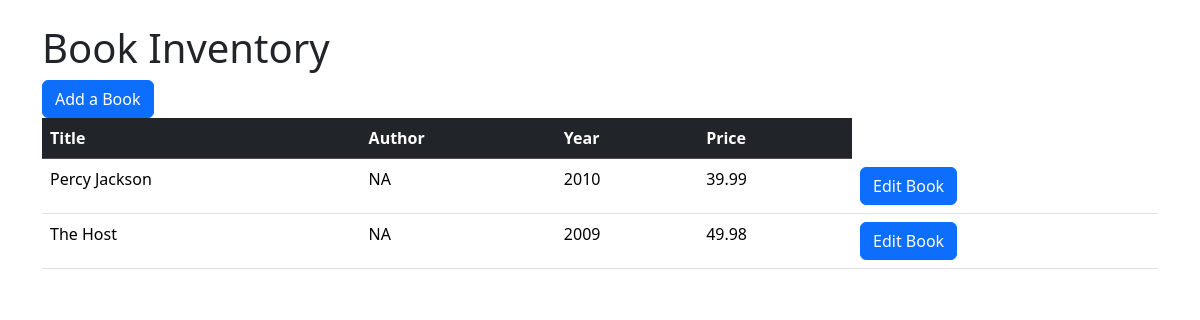
The app's page /inventory/, older data.
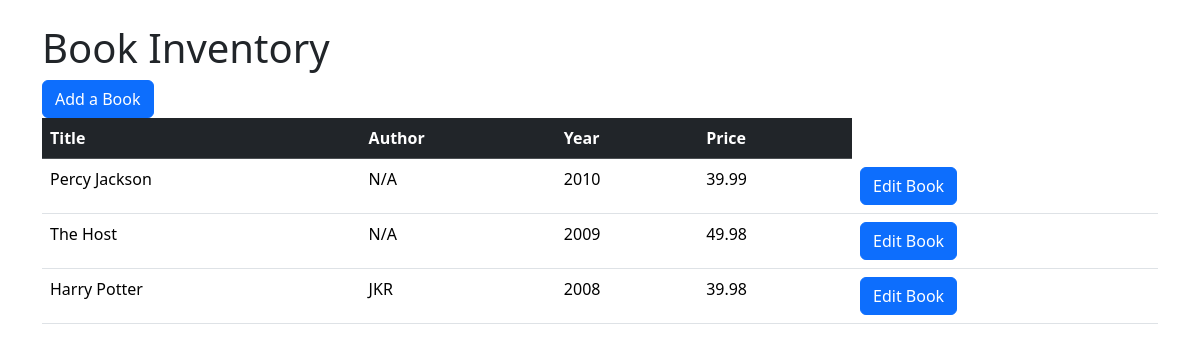
The same page, newer data.
### inventory/models.py (models this page shows, shortened)
class Book(models.Model):
    title = models.CharField(max_length=100)
    author = models.CharField(max_length=100)
    year = models.PositiveIntegerField()
    price = models.DecimalField(max_digits=6, decimal_places=2)

### inventory/views.py (the view)
# urls.py: path('inventory/', views.inventory_pages, name='inventory_page'),
def inventory_pages(request):
    book_list = Book.objects.all()
    return render(request, 'inventory/inventory.html', {'books_list':book_list})

### templates/inventory/inventory.html (shortened to what this page needs)
{% extends "base.html" %}
{% load static %}
{% block content %}
<div class="container mt-4">
    <h1>Book Inventory</h1>
    <a href="{% url 'add_book' %}" class="btn btn-primary">Add a Book</a>
    <table class="table">
        <thead class="table-dark">
            <tr>
                <th scope="col">Title</th>
                <th scope="col">Author</th>
                <th scope="col">Year</th>
                <th scope="col">Price</th>
            </tr>
        </thead>
        <tbody>
            {% for book in books_list %}
            <tr>
                <td>{{book.title}}</td>
                <td>{{book.author}}</td>
                <td>{{book.year}}</td>
                <td>{{book.price}}</td>
                <td>
                    <a href="{% url 'edit_book' book.id %}" class="btn btn-primary">Edit Book</a>
                </td>
            </tr>
            {% endfor %}
        </tbody>
    </table>
</div>
{% endblock content %}

### templates/base.html (shortened to what this page needs)
{% load static %}
<!DOCTYPE html>
<html lang="en">
<head>
    <link href="https://cdn.jsdelivr.net/npm/bootstrap@5.3.7/dist/css/bootstrap.min.css" rel="stylesheet"
>
</head>
<body>
    <main>
        {% block content %}
        {% endblock content %}
    </main>
</body>
</html>

Row changes from the older to the newer data that the page shows:
changed Book "Percy Jackson": author "NA" → "N/A"
changed Book "The Host": author "NA" → "N/A"
added Book: title "Harry Potter", author "JKR", year "2008", price "39.98"
